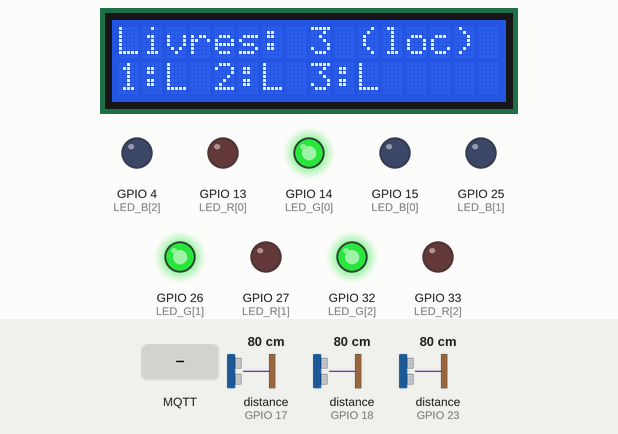
This sketch was run on a simulated ESP32. On the bench: 16×2 character LCD, output pins drawn as LEDs (lit = HIGH). Wiring (from diagram.json): 3 × ultrasonic range finder: trigger GPIO 5, echo GPIO 18 / trigger GPIO 19, echo GPIO 17 / trigger GPIO 16, echo GPIO 23. The inputs (shaded band) are chosen by the test bench; at power-on: distance to the obstacle (sensors on GPIO 17, GPIO 23, GPIO 18) 80 cm. The echo pulse lasts 58.3 µs per cm; WiFi joins after 1.5 s; servers stay silent unless stated; random numbers use the default seed unless the sketch sets one; no MQTT or app messages arrive unless stated; pins used as bus, display or sensor lines are not drawn; what the sketch prints to the serial monitor is not drawn.

Above: at 1.6 s.
1.7 s: distance to the obstacle (sensor on GPIO 17) set to 33 cm
4.2 s: distance to the obstacle (sensor on GPIO 17) set to 27 cm
At 6.8 s:
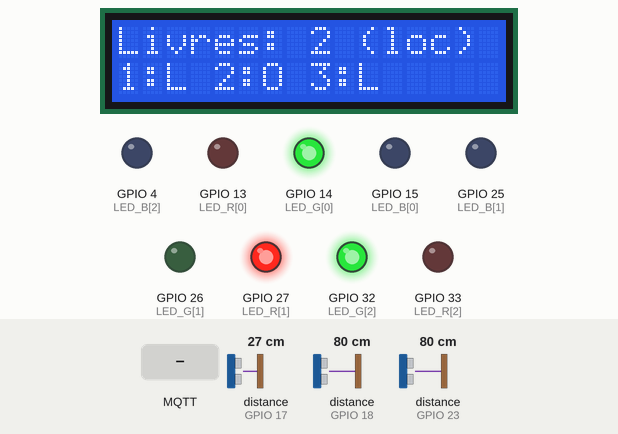
7.3 s: MQTT message "reservar" arrives on the first subscribed topic
At 9.1 s:
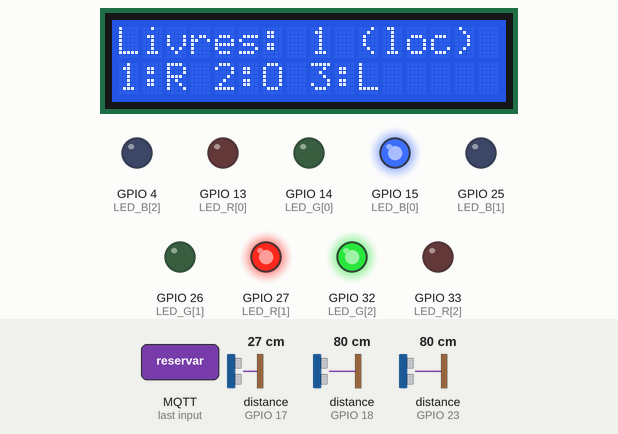
9.6 s: distance to the obstacle (sensor on GPIO 23) set to 33 cm
11.8 s: distance to the obstacle (sensor on GPIO 23) set to 28 cm
At 14.7 s:
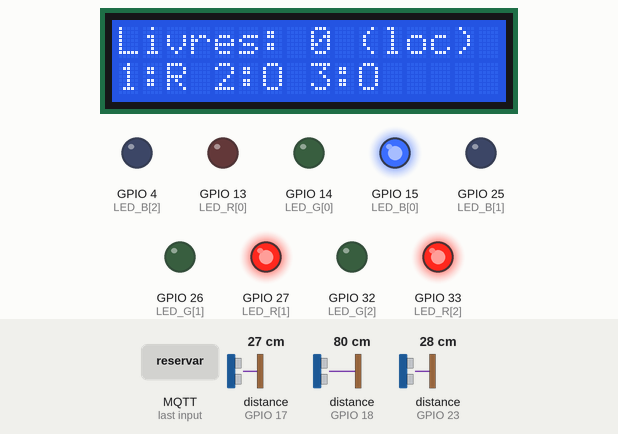
14.9 s: MQTT message "liberar" arrives on the first subscribed topic
At 16.5 s:
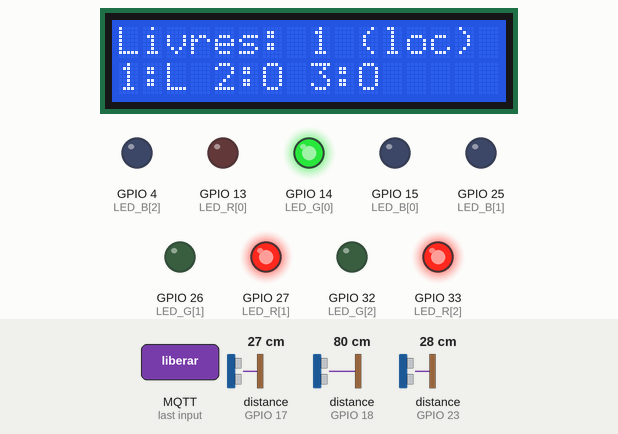
Timing chart, 0 to 17.6 s (numbered marks = the images above; inputs shaded):
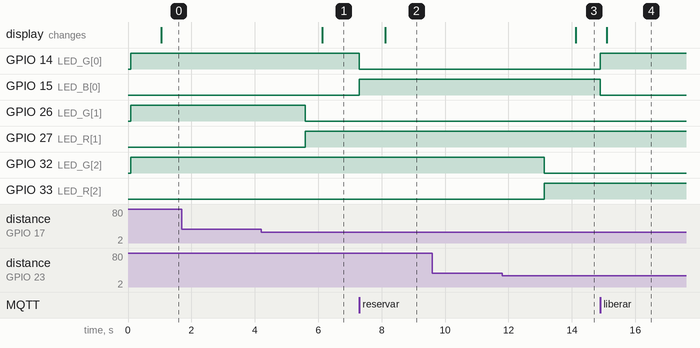

Measured:
- the behaviour switches between 31 and 30 cm on distance to the obstacle (sensor on GPIO 17) (found by bisection; images 0 and 1)
- the behaviour switches between 31 and 30 cm on distance to the obstacle (sensor on GPIO 23) (found by bisection; images 2 and 3)
- after the input at 1.7 s, every drawn part: stays the same
- after the input at 4.2 s, GPIO 26 (LED_G[1]): HIGH → LOW after 1.4 s; GPIO 27 (LED_R[1]): LOW → HIGH after 1.4 s; the display: changes after 1.9 s (image 1)
- after the input at 7.3 s, GPIO 14 (LED_G[0]): HIGH → LOW at once; GPIO 15 (LED_B[0]): LOW → HIGH at once; the display: changes after 0.82 s (image 2)
- after the input at 9.6 s, every drawn part: stays the same
- after the input at 11.8 s, GPIO 32 (LED_G[2]): HIGH → LOW after 1.3 s; GPIO 33 (LED_R[2]): LOW → HIGH after 1.3 s; the display: changes after 2.3 s (image 3)
- after the input at 14.9 s, GPIO 14 (LED_G[0]): LOW → HIGH at once; GPIO 15 (LED_B[0]): HIGH → LOW at once; the display: changes after 0.21 s (image 4)

The sketch:

sketch.ino
```cpp
/*
 * Estacionamento Inteligente de Shopping - no sensor (ESP32)
 * Redes IoT - FAG T04N
 *
 * Camadas:
 *   Percepcao     : 3x HC-SR04 (uma por vaga)
 *   Processamento : limiar + confirmacao de 3 leituras iguais + maquina de estados (local)
 *   Rede          : Wi-Fi + MQTT (representa o enlace LoRaWAN da versao de producao)
 *   Aplicacao     : LED RGB por vaga, LCD 16x2 na entrada e dashboard Node-RED
 *
 * R2: leitura, filtro e LEDs NAO dependem de rede. Sem Wi-Fi/MQTT o sistema continua
 *     funcionando localmente e publica o estado atual quando a conexao volta.
 */
#include <WiFi.h>
#include <WiFiClientSecure.h>
#include <PubSubClient.h>
#include <ArduinoJson.h>
#include <LiquidCrystal_I2C.h>
#include "secrets.h"

// ---------------- Configuracao ----------------
constexpr uint8_t  ANDAR            = 1;
constexpr uint8_t  NUM_VAGAS        = 3;
constexpr float    LIMIAR_CM        = 30.0;      // distancia < limiar => ocupada
constexpr uint8_t  CONFIRMACOES     = 3;         // leituras iguais seguidas para mudar de estado
constexpr uint32_t INTERVALO_LEITURA_MS = 500;
constexpr uint32_t HEARTBEAT_MS     = 300000UL;  // sinal de vida a cada 5 min
constexpr uint32_t WIFI_RETRY_MS    = 10000;
constexpr uint32_t MQTT_RETRY_MS    = 5000;
constexpr uint32_t LCD_MS           = 1000;
constexpr size_t   CMD_MAX_LEN      = 15;        // tamanho maximo aceito para comandos

// ---------------- Pinos (ver tabela de pinos no relatorio) ----------------
const char*   VAGA_ID[NUM_VAGAS]  = {"vaga01", "vaga02", "vaga03"};
const uint8_t TRIG_PIN[NUM_VAGAS] = {5, 19, 16};
const uint8_t ECHO_PIN[NUM_VAGAS] = {18, 17, 23};
const uint8_t LED_R[NUM_VAGAS]    = {13, 27, 33};
const uint8_t LED_G[NUM_VAGAS]    = {14, 26, 32};
const uint8_t LED_B[NUM_VAGAS]    = {15, 25, 4};
// LCD I2C: SDA = 21, SCL = 22 (padrao do ESP32)

// ---------------- Estado ----------------
enum Estado : uint8_t { LIVRE = 0, OCUPADA = 1, RESERVADA = 2, NENHUM = 255 };
const char* NOME_ESTADO[] = {"livre", "ocupada", "reservada"};

struct Vaga {
  bool   sensorOcupado = false;  // estado filtrado do sensor
  bool   candidata     = false;  // ultima amostra bruta
  uint8_t iguais       = 0;      // amostras iguais consecutivas
  bool   reservada     = false;  // comando remoto "reservar"
  float  distCm        = -1;
  Estado ultimoPublicado = NENHUM;
};
Vaga vagas[NUM_VAGAS];

#if MQTT_USE_TLS
WiFiClientSecure netClient;
#else
WiFiClient netClient;
#endif
PubSubClient mqtt(netClient);
LiquidCrystal_I2C lcd(0x27, 16, 2);

int      painelLivres   = -1;    // valor recebido do servidor (-1 = ainda nao recebido)
uint32_t tLeitura = 0, tHeartbeat = 0, tWifi = 0, tMqtt = 0, tLcd = 0;

// ---------------- Utilidades ----------------
Estado estadoAtual(uint8_t i) {
  if (vagas[i].reservada) return RESERVADA;
  return vagas[i].sensorOcupado ? OCUPADA : LIVRE;
}

void topico(char* buf, size_t n, uint8_t i, const char* sufixo) {
  snprintf(buf, n, "%s/andar%u/%s/%s", TOPIC_ROOT, ANDAR, VAGA_ID[i], sufixo);
}

float medirCm(uint8_t i) {
  digitalWrite(TRIG_PIN[i], LOW);  delayMicroseconds(2);
  digitalWrite(TRIG_PIN[i], HIGH); delayMicroseconds(10);
  digitalWrite(TRIG_PIN[i], LOW);
  uint32_t dur = pulseIn(ECHO_PIN[i], HIGH, 30000UL);   // timeout 30 ms (~5 m)
  if (dur == 0) return -1;                              // sem eco => nada proximo
  return dur * 0.0343f / 2.0f;
}

// ---------------- Percepcao + processamento local ----------------
void lerSensores() {
  for (uint8_t i = 0; i < NUM_VAGAS; i++) {
    float d = medirCm(i);
    vagas[i].distCm = d;
    bool amostra = (d > 0 && d < LIMIAR_CM);
    if (amostra == vagas[i].candidata) {
      if (vagas[i].iguais < 255) vagas[i].iguais++;
    } else {
      vagas[i].candidata = amostra;
      vagas[i].iguais = 1;
    }
    if (vagas[i].iguais >= CONFIRMACOES && vagas[i].candidata != vagas[i].sensorOcupado) {
      vagas[i].sensorOcupado = vagas[i].candidata;
      Serial.printf("[%s] sensor -> %s (%.1f cm)\n", VAGA_ID[i],
                    vagas[i].sensorOcupado ? "ocupada" : "livre", d);
    }
  }
}

// ---------------- Atuadores ----------------
void atualizarLeds() {
  for (uint8_t i = 0; i < NUM_VAGAS; i++) {
    Estado e = estadoAtual(i);
    digitalWrite(LED_R[i], e == OCUPADA);
    digitalWrite(LED_G[i], e == LIVRE);
    digitalWrite(LED_B[i], e == RESERVADA);
  }
}

int livresLocal() {
  int n = 0;
  for (uint8_t i = 0; i < NUM_VAGAS; i++) if (estadoAtual(i) == LIVRE) n++;
  return n;
}

void atualizarLcd() {
  char l0[17], l1[17];
  if (mqtt.connected() && painelLivres >= 0) snprintf(l0, sizeof l0, "Livres: %-8d", painelLivres);
  else                                       snprintf(l0, sizeof l0, "Livres: %d (loc)", livresLocal());
  const char letra[] = {'L', 'O', 'R'};
  snprintf(l1, sizeof l1, "1:%c 2:%c 3:%c      ",
           letra[estadoAtual(0)], letra[estadoAtual(1)], letra[estadoAtual(2)]);
  lcd.setCursor(0, 0); lcd.print(l0);
  lcd.setCursor(0, 1); lcd.print(l1);
}

// ---------------- Rede ----------------
void publicarStatus(uint8_t i) {
  Estado e = estadoAtual(i);
  JsonDocument doc;
  doc["device"]  = "esp32-andar1";
  doc["vaga"]    = VAGA_ID[i];
  doc["status"]  = NOME_ESTADO[e];
  doc["dist_cm"] = vagas[i].distCm < 0 ? 0 : (int)(vagas[i].distCm * 10) / 10.0;
  doc["modo"]    = vagas[i].reservada ? "manual" : "auto";
  doc["uptime_s"] = millis() / 1000;
  char payload[200], t[96];
  serializeJson(doc, payload, sizeof payload);
  topico(t, sizeof t, i, "status");
  if (mqtt.publish(t, payload, true)) {          // retained: dashboard recupera o ultimo estado
    vagas[i].ultimoPublicado = e;
    Serial.printf("MQTT >> %s %s\n", t, payload);
  }
}

void publicarAck(uint8_t i, const char* cmd, bool ok) {
  char t[96], p[120];
  topico(t, sizeof t, i, "ack");
  snprintf(p, sizeof p, "{\"vaga\":\"%s\",\"cmd\":\"%s\",\"resultado\":\"%s\"}",
           VAGA_ID[i], ok ? cmd : "?", ok ? "ok" : "invalido");
  mqtt.publish(t, p);
}

void tratarComando(uint8_t i, const char* texto) {
  if (strcmp(texto, "reservar") == 0)      { vagas[i].reservada = true;  publicarAck(i, "reservar", true); }
  else if (strcmp(texto, "liberar") == 0)  { vagas[i].reservada = false; publicarAck(i, "liberar", true);  }
  else { Serial.printf("Comando invalido ignorado: '%s'\n", texto); publicarAck(i, texto, false); return; }
  atualizarLeds();
  publicarStatus(i);
}

void callback(char* topic, byte* payload, unsigned int len) {
  // Validacao de entrada: tamanho maximo, apenas letras minusculas, lista branca de comandos.
  if (len == 0 || len > CMD_MAX_LEN) { Serial.println("Mensagem rejeitada (tamanho)"); return; }
  char msg[CMD_MAX_LEN + 1];
  size_t k = 0;
  for (unsigned int j = 0; j < len; j++) {
    char c = (char)payload[j];
    if (c == ' ' || c == '\r' || c == '\n') continue;       // remove espacos/quebras
    msg[k++] = (c >= 'A' && c <= 'Z') ? c + 32 : c;         // minusculas
  }
  msg[k] = '\0';

  char esperado[96];
  snprintf(esperado, sizeof esperado, "%s/painel/livres", TOPIC_ROOT);
  if (strcmp(topic, esperado) == 0) {                       // painel: somente digitos (0-999)
    if (k == 0 || k > 3) return;
    for (size_t j = 0; j < k; j++) if (msg[j] < '0' || msg[j] > '9') return;
    painelLivres = atoi(msg);
    return;
  }
  for (uint8_t i = 0; i < NUM_VAGAS; i++) {
    topico(esperado, sizeof esperado, i, "cmd");
    if (strcmp(topic, esperado) == 0) { tratarComando(i, msg); return; }
  }
}

void conectarWifi() {
  if (WiFi.status() == WL_CONNECTED || millis() - tWifi < WIFI_RETRY_MS) return;
  tWifi = millis();
  Serial.println("Wi-Fi: tentando conectar...");
  WiFi.disconnect();
  WiFi.begin(WIFI_SSID, WIFI_PASS);
}

void conectarMqtt() {
  if (WiFi.status() != WL_CONNECTED || mqtt.connected() || millis() - tMqtt < MQTT_RETRY_MS) return;
  tMqtt = millis();
  char clientId[40], lwt[96], t[96];
  snprintf(clientId, sizeof clientId, "esp32-%s-andar%u-%04X", TOPIC_ROOT, ANDAR, (uint16_t)esp_random());
  snprintf(lwt, sizeof lwt, "%s/andar%u/disponibilidade", TOPIC_ROOT, ANDAR);
  const char* user = strlen(MQTT_USER) ? MQTT_USER : nullptr;
  const char* pass = strlen(MQTT_USER) ? MQTT_PASS : nullptr;
  if (mqtt.connect(clientId, user, pass, lwt, 1, true, "offline")) {
    Serial.println("MQTT conectado");
    mqtt.publish(lwt, "online", true);
    for (uint8_t i = 0; i < NUM_VAGAS; i++) {
      topico(t, sizeof t, i, "cmd");
      mqtt.subscribe(t, 1);
      vagas[i].ultimoPublicado = NENHUM;                    // forca republicar o estado atual
    }
    snprintf(t, sizeof t, "%s/painel/livres", TOPIC_ROOT);
    mqtt.subscribe(t, 1);
  } else {
    Serial.printf("MQTT falhou (rc=%d)\n", mqtt.state());
  }
}

void publicarMudancas() {
  if (!mqtt.connected()) return;
  bool heartbeat = millis() - tHeartbeat >= HEARTBEAT_MS;
  for (uint8_t i = 0; i < NUM_VAGAS; i++)
    if (heartbeat || estadoAtual(i) != vagas[i].ultimoPublicado) publicarStatus(i);
  if (heartbeat) tHeartbeat = millis();
}

// ---------------- Arduino ----------------
void setup() {
  Serial.begin(115200);
  for (uint8_t i = 0; i < NUM_VAGAS; i++) {
    pinMode(TRIG_PIN[i], OUTPUT); pinMode(ECHO_PIN[i], INPUT);
    pinMode(LED_R[i], OUTPUT); pinMode(LED_G[i], OUTPUT); pinMode(LED_B[i], OUTPUT);
  }
  lcd.init(); lcd.backlight();
  lcd.setCursor(0, 0); lcd.print("Estacionamento");
  lcd.setCursor(0, 1); lcd.print("Iniciando...");
  atualizarLeds();

  WiFi.mode(WIFI_STA);
  WiFi.begin(WIFI_SSID, WIFI_PASS);
#if MQTT_USE_TLS
  // ATENCAO: setInsecure() cifra o canal mas NAO valida o certificado do servidor.
  // Em producao, usar netClient.setCACert(<certificado raiz do broker>). Ver docs/owasp_checklist.md.
  netClient.setInsecure();
#endif
  netClient.setTimeout(3);
  mqtt.setServer(MQTT_HOST, MQTT_PORT);
  mqtt.setCallback(callback);
  mqtt.setBufferSize(256);
  mqtt.setSocketTimeout(3);
  tHeartbeat = millis();
}

void loop() {
  uint32_t agora = millis();

  // 1) Percepcao + decisao + atuacao: sempre, com ou sem internet (R2)
  if (agora - tLeitura >= INTERVALO_LEITURA_MS) {
    tLeitura = agora;
    lerSensores();
    atualizarLeds();
  }
  if (agora - tLcd >= LCD_MS) { tLcd = agora; atualizarLcd(); }

  // 2) Rede: tentativas nao bloqueantes (a cada alguns segundos)
  conectarWifi();
  conectarMqtt();
  if (mqtt.connected()) mqtt.loop();
  publicarMudancas();
}
```

secrets.example.h
```cpp
// ============================================================
// secrets.example.h  ->  copie para "secrets.h" e preencha.
// O arquivo secrets.h esta no .gitignore e NAO deve ser enviado ao Git.
// ============================================================
#pragma once

// --- Wi-Fi ---
// No Wokwi use a rede simulada abaixo (senha vazia).
#define WIFI_SSID "Wokwi-GUEST"
#define WIFI_PASS ""

// --- Broker MQTT ---
// Opcao recomendada (adicional de seguranca): HiveMQ Cloud gratuito, com TLS + usuario/senha.
// Crie um usuario EXCLUSIVO para este projeto (o link do Wokwi compartilhado expoe este arquivo).
#define MQTT_HOST "SEU_CLUSTER.s1.eu.hivemq.cloud"
#define MQTT_PORT 8883
#define MQTT_USER "usuario_do_projeto"
#define MQTT_PASS "senha_do_projeto"
#define MQTT_USE_TLS 1   // 1 = TLS (porta 8883) | 0 = sem criptografia (porta 1883)

// Opcao simples (SEM seguranca, so para teste): broker publico
//   MQTT_HOST "broker.hivemq.com", MQTT_PORT 1883, MQTT_USER "", MQTT_PASS "", MQTT_USE_TLS 0

// --- Raiz dos topicos ---
// Use um identificador unico do grupo para nao misturar com outros usuarios do broker.
// Deve ser IGUAL ao ROOT configurado no flow do Node-RED.
#define TOPIC_ROOT "estac_fag_t04n"
```
